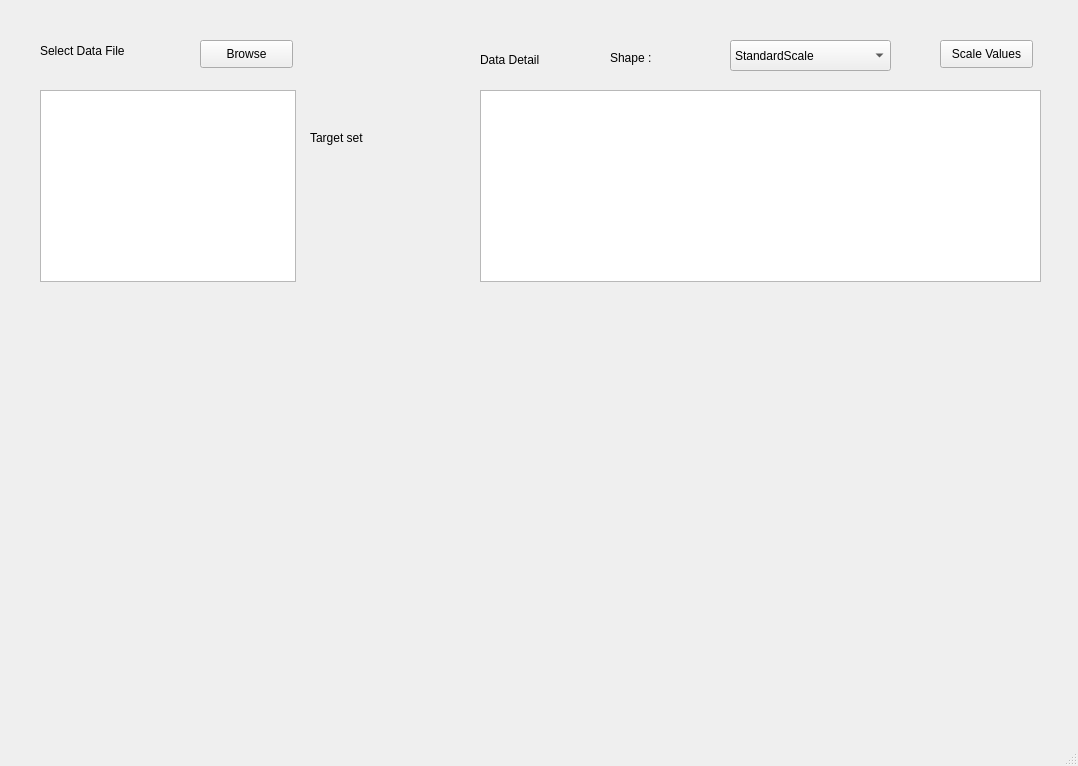
<?xml version="1.0" encoding="UTF-8"?>
<ui version="4.0">
 <class>MainWindow</class>
 <widget class="QMainWindow" name="MainWindow">
  <property name="geometry">
   <rect>
    <x>0</x>
    <y>0</y>
    <width>1078</width>
    <height>766</height>
   </rect>
  </property>
  <property name="windowTitle">
   <string>MainWindow</string>
  </property>
  <widget class="QWidget" name="centralwidget">
   <widget class="QLabel" name="label">
    <property name="geometry">
     <rect>
      <x>40</x>
      <y>30</y>
      <width>111</width>
      <height>41</height>
     </rect>
    </property>
    <property name="text">
     <string>Select Data File</string>
    </property>
   </widget>
   <widget class="QPushButton" name="Browse">
    <property name="geometry">
     <rect>
      <x>200</x>
      <y>40</y>
      <width>93</width>
      <height>28</height>
     </rect>
    </property>
    <property name="text">
     <string>Browse</string>
    </property>
   </widget>
   <widget class="QListView" name="colum_list">
    <property name="geometry">
     <rect>
      <x>40</x>
      <y>90</y>
      <width>256</width>
      <height>192</height>
     </rect>
    </property>
   </widget>
   <widget class="QLabel" name="label_2">
    <property name="geometry">
     <rect>
      <x>310</x>
      <y>130</y>
      <width>64</width>
      <height>15</height>
     </rect>
    </property>
    <property name="text">
     <string>Target set</string>
    </property>
   </widget>
   <widget class="QLabel" name="label_3">
    <property name="geometry">
     <rect>
      <x>480</x>
      <y>50</y>
      <width>81</width>
      <height>20</height>
     </rect>
    </property>
    <property name="text">
     <string>Data Detail</string>
    </property>
   </widget>
   <widget class="QLabel" name="shape">
    <property name="geometry">
     <rect>
      <x>610</x>
      <y>50</y>
      <width>64</width>
      <height>15</height>
     </rect>
    </property>
    <property name="text">
     <string>Shape :</string>
    </property>
   </widget>
   <widget class="QComboBox" name="scaler_btn">
    <property name="geometry">
     <rect>
      <x>730</x>
      <y>40</y>
      <width>161</width>
      <height>31</height>
     </rect>
    </property>
    <item>
     <property name="text">
      <string>StandardScale</string>
     </property>
    </item>
    <item>
     <property name="text">
      <string>MinMaxScale</string>
     </property>
    </item>
    <item>
     <property name="text">
      <string>PowerScale</string>
     </property>
    </item>
   </widget>
   <widget class="QPushButton" name="scaler">
    <property name="geometry">
     <rect>
      <x>940</x>
      <y>40</y>
      <width>93</width>
      <height>28</height>
     </rect>
    </property>
    <property name="text">
     <string>Scale Values</string>
    </property>
   </widget>
   <widget class="QTableWidget" name="tableView">
    <property name="geometry">
     <rect>
      <x>480</x>
      <y>90</y>
      <width>561</width>
      <height>192</height>
     </rect>
    </property>
   </widget>
  </widget>
  <widget class="QMenuBar" name="menubar">
   <property name="geometry">
    <rect>
     <x>0</x>
     <y>0</y>
     <width>1078</width>
     <height>26</height>
    </rect>
   </property>
  </widget>
  <widget class="QStatusBar" name="statusbar"/>
 </widget>
 <resources/>
 <connections/>
</ui>
